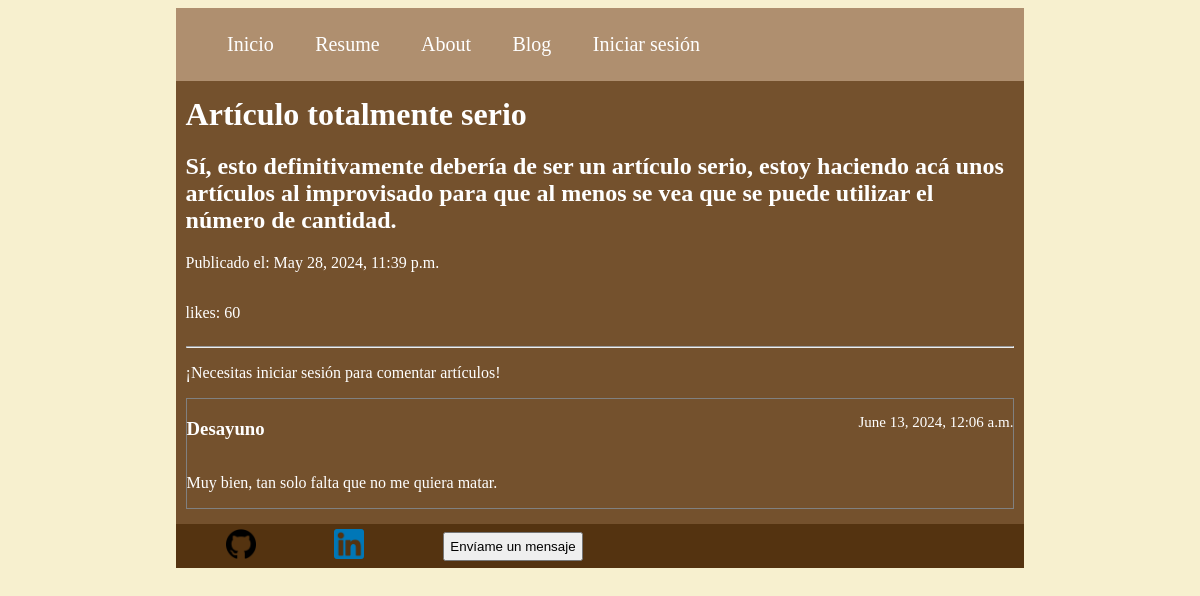
The app's page /articulo/4 with its own data.
### Informacion/models.py (models this page shows)
class Articulo(models.Model):
    titulo = models.CharField(max_length=100)
    contenido = models.CharField(max_length=5000)
    fecha_publicacion = models.DateTimeField(auto_now=True)
    likes = models.IntegerField()

class Comentario(models.Model):
    articulo = models.ForeignKey(Articulo, on_delete=models.CASCADE)
    contenido = models.CharField(max_length=2000)
    autor = models.CharField(max_length=500)
    fecha_publicacion = models.DateTimeField(auto_now=True)

### Informacion/views.py (the view)
# urls.py: path("articulo/<int:id>", views.articulo, name="articulo"),
def articulo(request, id):
    articulo = get_object_or_404(Articulo, pk=id)
    if request.method == 'POST' :
        Comentario.objects.create(autor = request.POST['autor'],
                                contenido = request.POST['cuerpo'], articulo = articulo)
        return HttpResponseRedirect(reverse("Informacion:articulo", args=(id,)))
    comentarios = articulo.comentario_set.order_by("-fecha_publicacion")
    return render(request, "Informacion/articulo.html", {
        'articulo' : articulo,
        'form' : HacerComentario(),
        'comentarios' : comentarios,
        'id' : id,
    })

### Informacion/templates/Informacion/articulo.html (shortened to what this page needs)
{% extends "Informacion/base.html" %}
{% block contenido %}
{% load static %}
<link rel="stylesheet" href="{% static 'styles/articulo.css' %}">
<h1>{{articulo.titulo}}</h1>
<h2>{{articulo.contenido}}</h2>
<p>Publicado el: {{articulo.fecha_publicacion}}</p>
<div class="likes">
    <p>likes: {{articulo.likes}}</p>
</div>
<hr>
{% if user.is_authenticated %}
<form method="POST">
    <p>¡Comenta sobre este artículo!</p>
    {% csrf_token %}
    <label>Cuerpo del comentario</label> <br>
    {{ form.cuerpo }}
    <input type="hidden" name="autor" value="{{user.get_username}}">
    <button>Enviar</button>
</form>
{% else %}
<p>¡Necesitas iniciar sesión para comentar artículos!</p>
{% endif %}
{% for comentario in comentarios  %}
    <div class="comentario">
        <div class="primera-linea">
            <h3>{{comentario.autor}}</h3>
            <p class="fecha">{{comentario.fecha_publicacion}}</p>
        </div>
        <p>{{comentario.contenido}}</p>
    </div>
{% endfor %}
{% endblock contenido %}

### Informacion/static/styles/main.css (style rules this page uses)
body { background-color: #f7f0cf; justify-content: center; color: white; }
.contenido h1 { margin: 0% }

### Informacion/static/styles/articulo.css (style rules this page uses)
.comentario { border: 1px solid gray; }
.primera-linea { display: flex; justify-content: space-between; }
.fecha { font-size: 15px; }
.likes { display: flex; justify-items: center; }

### records on screen
Articulo: titulo "Artículo totalmente serio", contenido "Sí, esto definitivamente debería de ser un artículo serio, estoy haciendo acá unos artículos al improvisado para que al menos se vea que se puede utilizar el número de cantidad.", fecha_publicacion "May 28, 2024, 11:39 p.m.", likes "60"
Comentario: autor "Desayuno", fecha_publicacion "June 13, 2024, 12:06 a.m.", contenido "Muy bien, tan solo falta que no me quiera matar."
